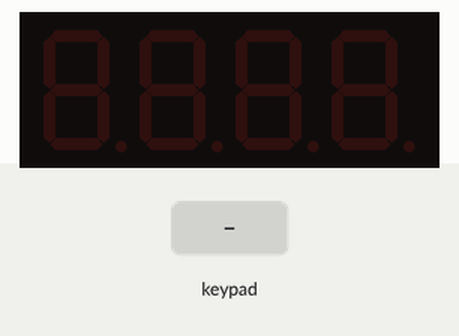
A sketch run on a simulated Arduino Uno, built with avr-gcc and run on an emulated ATmega328P. Parts: 4-digit seven-segment display. Inputs (shaded band) come from the test bench.

Above: at 1.2 s.
1.3 s: keypad keys 2 1 2 0 1 9 1 8 pressed 0.4 s apart
At 4.1 s:
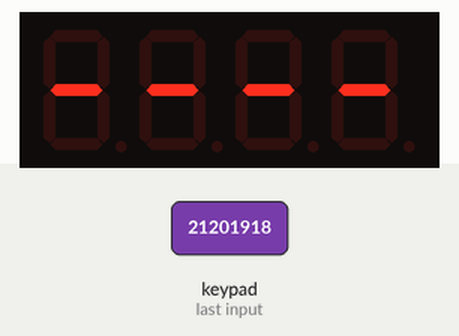
6.0 s: key '=' pressed
At 7.2 s:
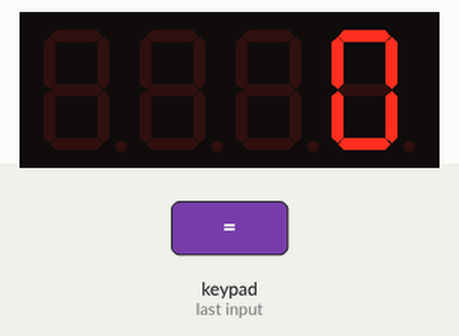
7.5 s: key '1' pressed
At 8.6 s:
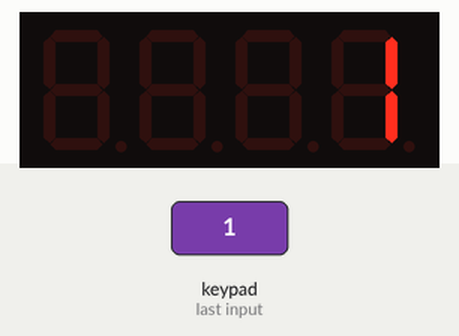
9.0 s: keypad keys 2 1 2 0 1 9 1 8 * pressed 0.4 s apart
At 9.2 s:
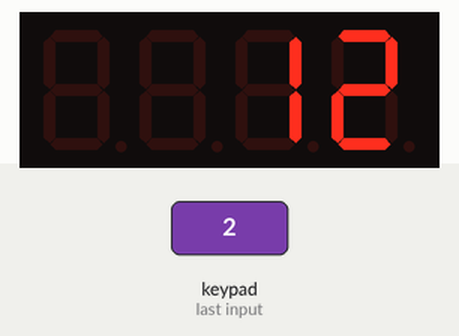
14.1 s: key '2' pressed
At 15.1 s:
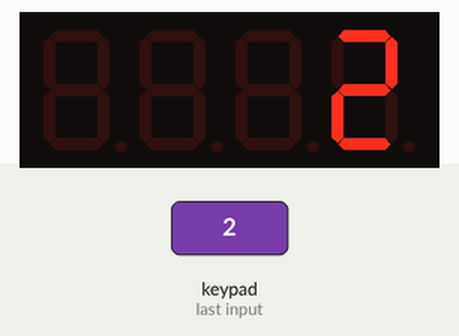
Timing chart, 0 to 16.6 s (numbered marks = the images above; inputs shaded):
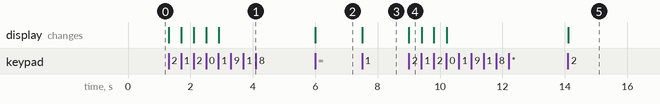

The sketch:

deber_calculadora_7_segmentos.ino
```cpp
#include <Keypad.h>
#include "SevSeg.h"

SevSeg sevseg;

const byte FILAS = 4;
const byte COLS = 4;
char teclas[FILAS][COLS] = {
  {'1', '2', '3', '+'},
  {'4', '5', '6', '-'},
  {'7', '8', '9', '*'},
  {'/', '0', '=', 'C'}
};
byte filasPins[FILAS] = {21, 20, 19, 18};
byte colsPins[COLS] = {17, 16, 15, 14};
Keypad keypad = Keypad(makeKeymap(teclas), filasPins, colsPins, FILAS, COLS);

long num1 = 0;
long num2 = 0;
long resultado = 0;
char operacion = ' ';
bool esperandoNum2 = false;

void setup() {
  byte numDigits = 4;
  byte digitPins[] = {10, 11, 12, 13};
  byte segmentPins[] = {2, 3, 4, 5, 6, 7, 8, 9};

  sevseg.begin(COMMON_ANODE, numDigits, digitPins, segmentPins,
    false, false, false, false);
  sevseg.setBrightness(90);
}

void loop() {
  char tecla = keypad.getKey();

  if (tecla) {
    if (tecla >= '0' && tecla <= '9') {
      int digito = tecla - '0';
      if (!esperandoNum2) {
        num1 = num1 * 10 + digito;
        sevseg.setNumber(num1);
      } else {
        num2 = num2 * 10 + digito;
        sevseg.setNumber(num2);
      }
    }
    else if (tecla == '+' || tecla == '-' || tecla == '*' || tecla == '/') {
      operacion = tecla;
      esperandoNum2 = true;
    }
    else if (tecla == '=') {
      switch (operacion) {
        case '+': resultado = num1 + num2; break;
        case '-': resultado = num1 - num2; break;
        case '*': resultado = num1 * num2; break;
        case '/':
          if (num2 != 0) resultado = num1 / num2;
          else resultado = 0;
          break;
      }
      sevseg.setNumber(resultado);
      num1 = resultado;
      num2 = 0;
      operacion = ' ';
      esperandoNum2 = false;
    }
    else if (tecla == 'C') {
      num1 = 0;
      num2 = 0;
      resultado = 0;
      operacion = ' ';
      esperandoNum2 = false;
      sevseg.setNumber(0);
    }
  }

  sevseg.refreshDisplay();
}
```

Measured:
- after the input at 1.3 s, the display: first changes at once (image 1 shows a later state)
- after the input at 6.0 s, the display: changes at once (image 2)
- after the input at 7.5 s, the display: changes at once (image 3)
- after the input at 9.0 s, the display: changes at once (image 4)
- after the input at 14.1 s, the display: changes at once (image 5)
